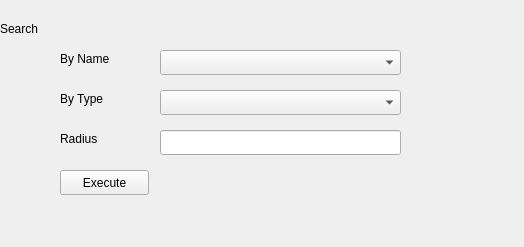
<?xml version="1.0" encoding="UTF-8"?>
<ui version="4.0">
 <class>SearchWidget</class>
 <widget class="QWidget" name="SearchWidget">
  <property name="geometry">
   <rect>
    <x>0</x>
    <y>0</y>
    <width>524</width>
    <height>247</height>
   </rect>
  </property>
  <property name="windowTitle">
   <string>Form</string>
  </property>
  <widget class="QLabel" name="label">
   <property name="geometry">
    <rect>
     <x>0</x>
     <y>20</y>
     <width>67</width>
     <height>17</height>
    </rect>
   </property>
   <property name="text">
    <string>Search</string>
   </property>
  </widget>
  <widget class="QLabel" name="searchByNameLabel">
   <property name="geometry">
    <rect>
     <x>60</x>
     <y>50</y>
     <width>67</width>
     <height>17</height>
    </rect>
   </property>
   <property name="text">
    <string>By Name</string>
   </property>
  </widget>
  <widget class="QLabel" name="searchByTypeLabel">
   <property name="geometry">
    <rect>
     <x>60</x>
     <y>90</y>
     <width>67</width>
     <height>17</height>
    </rect>
   </property>
   <property name="text">
    <string>By Type</string>
   </property>
  </widget>
  <widget class="QLabel" name="radiusLabel">
   <property name="geometry">
    <rect>
     <x>60</x>
     <y>130</y>
     <width>67</width>
     <height>17</height>
    </rect>
   </property>
   <property name="text">
    <string>Radius</string>
   </property>
  </widget>
  <widget class="QComboBox" name="searchByNameComboBox">
   <property name="geometry">
    <rect>
     <x>160</x>
     <y>50</y>
     <width>241</width>
     <height>25</height>
    </rect>
   </property>
  </widget>
  <widget class="QComboBox" name="searchByTypeComboBox">
   <property name="geometry">
    <rect>
     <x>160</x>
     <y>90</y>
     <width>241</width>
     <height>25</height>
    </rect>
   </property>
  </widget>
  <widget class="QPushButton" name="searchButton">
   <property name="geometry">
    <rect>
     <x>60</x>
     <y>170</y>
     <width>89</width>
     <height>25</height>
    </rect>
   </property>
   <property name="text">
    <string>Execute</string>
   </property>
  </widget>
  <widget class="QLineEdit" name="radiusLineEdit">
   <property name="geometry">
    <rect>
     <x>160</x>
     <y>130</y>
     <width>241</width>
     <height>25</height>
    </rect>
   </property>
  </widget>
 </widget>
 <resources/>
 <connections/>
</ui>
